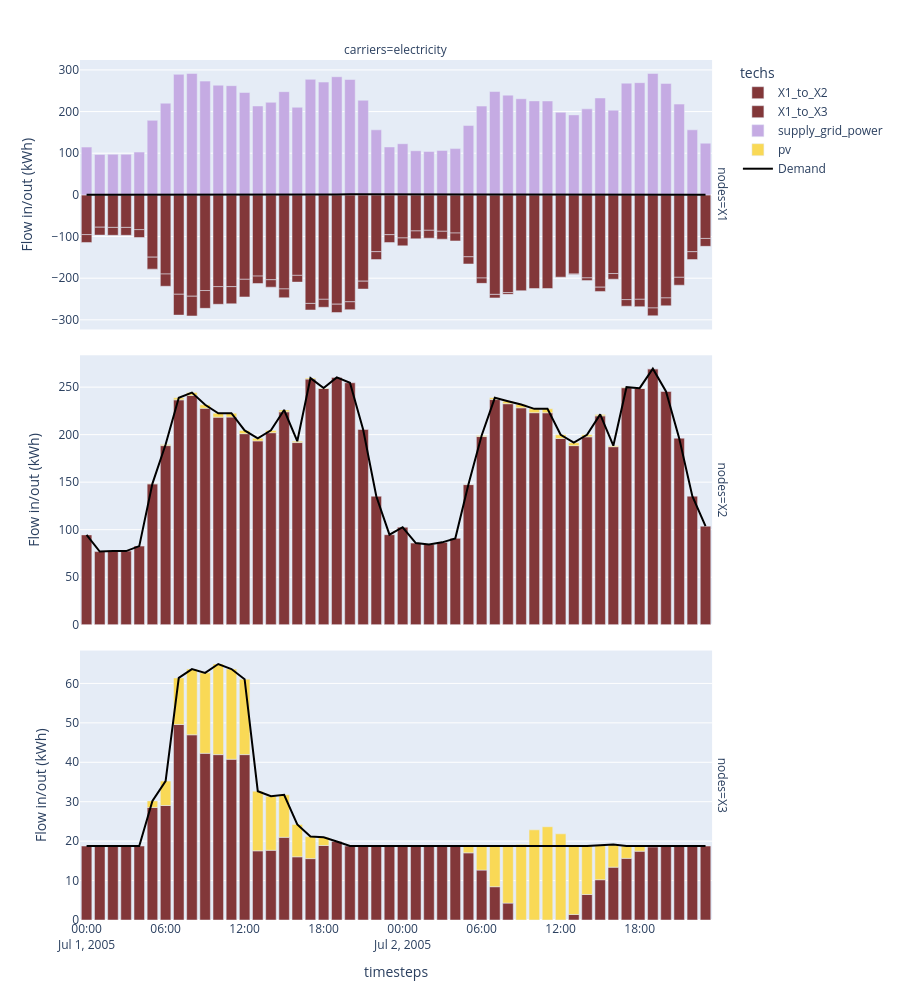

The cell this chart's notebook holds for it:
### Code cell
carriers = ["electricity"]
df_flows = (
    (model.results.flow_out.fillna(0) - model.results.flow_in.fillna(0))
    .sel(carriers=carriers)
    .to_series()
    .where(lambda x: x != 0)
    .dropna()
    .to_frame("Flow in/out (kWh)")
    .reset_index()
)
df_demand = df_flows[df_flows.techs.str.contains("demand")]
df_flows_other = df_flows[~df_flows.techs.str.contains("demand")]

print(df_flows.head())

node_order = df_flows_other.nodes.unique()

fig = px.bar(
    df_flows_other,
    x="timesteps",
    y="Flow in/out (kWh)",
    facet_row="nodes",
    facet_col="carriers",
    color="techs",
    category_orders={"nodes": node_order, "carriers": carriers},
    height=1000,
    color_discrete_map=colors,
)

showlegend = True
# we reverse the node order (`[::-1]`) because the rows are numbered from bottom to top.
for row, node in enumerate(node_order[::-1]):
    for col, carrier in enumerate(carriers):
        demand_ = df_demand.loc[
            (df_demand.nodes == node) & (df_demand.techs == f"demand_{carrier}"),
            "Flow in/out (kWh)",
        ]
        if not demand_.empty:
            fig.add_scatter(
                x=model.results.timesteps.values,
                y=-1 * demand_,
                row=row + 1,
                col=col + 1,
                marker_color="black",
                name="Demand",
                legendgroup="demand",
                showlegend=showlegend,
            )
            showlegend = False
fig.update_yaxes(matches=None)
fig.show()
